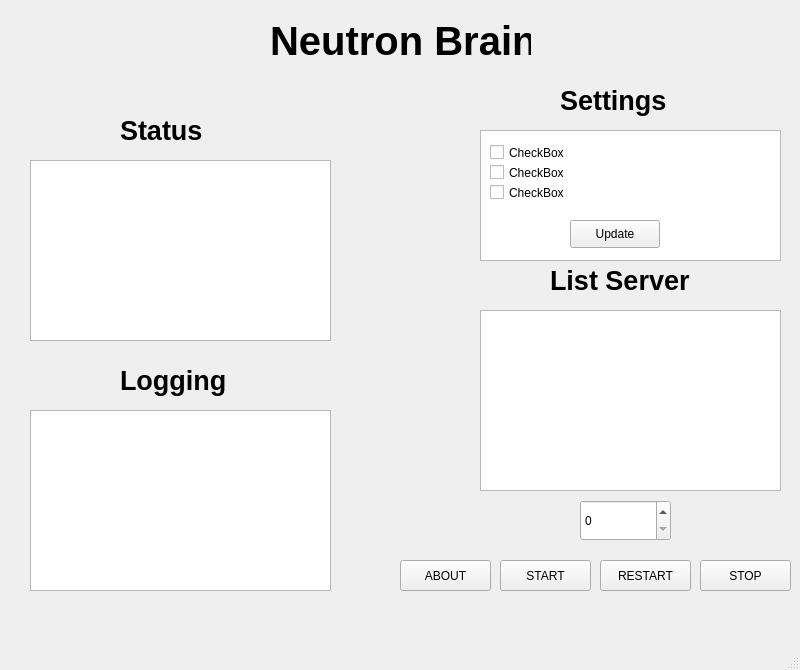
<?xml version="1.0" encoding="UTF-8"?>
<ui version="4.0">
 <class>NeutronBrain</class>
 <widget class="QMainWindow" name="NeutronBrain">
  <property name="geometry">
   <rect>
    <x>0</x>
    <y>0</y>
    <width>800</width>
    <height>670</height>
   </rect>
  </property>
  <property name="windowTitle">
   <string>NeutronBrain</string>
  </property>
  <property name="styleSheet">
   <string notr="true"/>
  </property>
  <widget class="QWidget" name="centralwidget">
   <widget class="QPushButton" name="START">
    <property name="geometry">
     <rect>
      <x>500</x>
      <y>560</y>
      <width>91</width>
      <height>31</height>
     </rect>
    </property>
    <property name="text">
     <string>START</string>
    </property>
   </widget>
   <widget class="QPushButton" name="RESTART">
    <property name="geometry">
     <rect>
      <x>600</x>
      <y>560</y>
      <width>91</width>
      <height>31</height>
     </rect>
    </property>
    <property name="text">
     <string>RESTART</string>
    </property>
   </widget>
   <widget class="QPushButton" name="STOP">
    <property name="geometry">
     <rect>
      <x>700</x>
      <y>560</y>
      <width>91</width>
      <height>31</height>
     </rect>
    </property>
    <property name="text">
     <string>STOP</string>
    </property>
   </widget>
   <widget class="QPlainTextEdit" name="STATUS">
    <property name="geometry">
     <rect>
      <x>30</x>
      <y>160</y>
      <width>301</width>
      <height>181</height>
     </rect>
    </property>
    <property name="font">
     <font>
      <pointsize>11</pointsize>
      <weight>75</weight>
      <bold>true</bold>
     </font>
    </property>
    <property name="readOnly">
     <bool>true</bool>
    </property>
   </widget>
   <widget class="QLabel" name="label">
    <property name="geometry">
     <rect>
      <x>270</x>
      <y>10</y>
      <width>261</width>
      <height>61</height>
     </rect>
    </property>
    <property name="font">
     <font>
      <pointsize>30</pointsize>
      <weight>75</weight>
      <bold>true</bold>
     </font>
    </property>
    <property name="text">
     <string>Neutron Brain</string>
    </property>
   </widget>
   <widget class="QPushButton" name="ABOUT">
    <property name="geometry">
     <rect>
      <x>400</x>
      <y>560</y>
      <width>91</width>
      <height>31</height>
     </rect>
    </property>
    <property name="text">
     <string>ABOUT</string>
    </property>
   </widget>
   <widget class="QTextEdit" name="LOGGING">
    <property name="geometry">
     <rect>
      <x>30</x>
      <y>410</y>
      <width>301</width>
      <height>181</height>
     </rect>
    </property>
    <property name="font">
     <font>
      <pointsize>11</pointsize>
      <weight>75</weight>
      <bold>true</bold>
     </font>
    </property>
    <property name="styleSheet">
     <string notr="true"/>
    </property>
    <property name="readOnly">
     <bool>true</bool>
    </property>
    <property name="html">
     <string>&lt;!DOCTYPE HTML PUBLIC &quot;-//W3C//DTD HTML 4.0//EN&quot; &quot;http://www.w3.org/TR/REC-html40/strict.dtd&quot;&gt;
&lt;html&gt;&lt;head&gt;&lt;meta name=&quot;qrichtext&quot; content=&quot;1&quot; /&gt;&lt;style type=&quot;text/css&quot;&gt;
p, li { white-space: pre-wrap; }
&lt;/style&gt;&lt;/head&gt;&lt;body style=&quot; font-family:'Cantarell'; font-size:11pt; font-weight:600; font-style:normal;&quot;&gt;
&lt;p style=&quot;-qt-paragraph-type:empty; margin-top:0px; margin-bottom:0px; margin-left:0px; margin-right:0px; -qt-block-indent:0; text-indent:0px;&quot;&gt;&lt;br /&gt;&lt;/p&gt;&lt;/body&gt;&lt;/html&gt;</string>
    </property>
   </widget>
   <widget class="QPlainTextEdit" name="LIST_SERVER">
    <property name="geometry">
     <rect>
      <x>480</x>
      <y>310</y>
      <width>301</width>
      <height>181</height>
     </rect>
    </property>
    <property name="font">
     <font>
      <pointsize>11</pointsize>
      <weight>75</weight>
      <bold>true</bold>
     </font>
    </property>
    <property name="readOnly">
     <bool>true</bool>
    </property>
   </widget>
   <widget class="QSpinBox" name="SERVER_NUM">
    <property name="geometry">
     <rect>
      <x>580</x>
      <y>500</y>
      <width>91</width>
      <height>41</height>
     </rect>
    </property>
   </widget>
   <widget class="QLabel" name="label_2">
    <property name="geometry">
     <rect>
      <x>120</x>
      <y>350</y>
      <width>261</width>
      <height>61</height>
     </rect>
    </property>
    <property name="font">
     <font>
      <pointsize>20</pointsize>
      <weight>75</weight>
      <bold>true</bold>
     </font>
    </property>
    <property name="text">
     <string>Logging</string>
    </property>
   </widget>
   <widget class="QLabel" name="label_3">
    <property name="geometry">
     <rect>
      <x>120</x>
      <y>100</y>
      <width>261</width>
      <height>61</height>
     </rect>
    </property>
    <property name="font">
     <font>
      <pointsize>20</pointsize>
      <weight>75</weight>
      <bold>true</bold>
     </font>
    </property>
    <property name="text">
     <string>Status</string>
    </property>
   </widget>
   <widget class="QLabel" name="label_4">
    <property name="geometry">
     <rect>
      <x>550</x>
      <y>250</y>
      <width>261</width>
      <height>61</height>
     </rect>
    </property>
    <property name="font">
     <font>
      <pointsize>20</pointsize>
      <weight>75</weight>
      <bold>true</bold>
     </font>
    </property>
    <property name="text">
     <string>List Server</string>
    </property>
   </widget>
   <widget class="QPlainTextEdit" name="LIST_SERVER_2">
    <property name="geometry">
     <rect>
      <x>480</x>
      <y>130</y>
      <width>301</width>
      <height>131</height>
     </rect>
    </property>
    <property name="font">
     <font>
      <pointsize>11</pointsize>
      <weight>75</weight>
      <bold>true</bold>
     </font>
    </property>
    <property name="readOnly">
     <bool>true</bool>
    </property>
   </widget>
   <widget class="QLabel" name="label_5">
    <property name="geometry">
     <rect>
      <x>560</x>
      <y>70</y>
      <width>261</width>
      <height>61</height>
     </rect>
    </property>
    <property name="font">
     <font>
      <pointsize>20</pointsize>
      <weight>75</weight>
      <bold>true</bold>
     </font>
    </property>
    <property name="text">
     <string>Settings</string>
    </property>
   </widget>
   <widget class="QCheckBox" name="checkBox">
    <property name="geometry">
     <rect>
      <x>490</x>
      <y>140</y>
      <width>93</width>
      <height>25</height>
     </rect>
    </property>
    <property name="text">
     <string>CheckBox</string>
    </property>
   </widget>
   <widget class="QCheckBox" name="checkBox_2">
    <property name="geometry">
     <rect>
      <x>490</x>
      <y>160</y>
      <width>93</width>
      <height>25</height>
     </rect>
    </property>
    <property name="text">
     <string>CheckBox</string>
    </property>
   </widget>
   <widget class="QCheckBox" name="checkBox_3">
    <property name="geometry">
     <rect>
      <x>490</x>
      <y>180</y>
      <width>93</width>
      <height>25</height>
     </rect>
    </property>
    <property name="text">
     <string>CheckBox</string>
    </property>
   </widget>
   <widget class="QPushButton" name="pushButton">
    <property name="geometry">
     <rect>
      <x>570</x>
      <y>220</y>
      <width>90</width>
      <height>28</height>
     </rect>
    </property>
    <property name="text">
     <string>Update</string>
    </property>
   </widget>
  </widget>
  <widget class="QMenuBar" name="menubar">
   <property name="geometry">
    <rect>
     <x>0</x>
     <y>0</y>
     <width>800</width>
     <height>26</height>
    </rect>
   </property>
  </widget>
  <widget class="QStatusBar" name="statusbar"/>
 </widget>
 <resources/>
 <connections/>
</ui>
